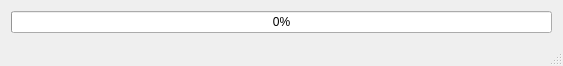
<?xml version="1.0" encoding="UTF-8"?>
<ui version="4.0">
 <class>ParallelPartitioner</class>
 <widget class="QMainWindow" name="ParallelPartitioner">
  <property name="geometry">
   <rect>
    <x>0</x>
    <y>0</y>
    <width>563</width>
    <height>63</height>
   </rect>
  </property>
  <property name="windowTitle">
   <string>ParallelPartitioner</string>
  </property>
  <widget class="QWidget" name="centralWidget">
   <layout class="QGridLayout" name="gridLayout">
    <item row="0" column="0">
     <widget class="QProgressBar" name="progressBar">
      <property name="value">
       <number>0</number>
      </property>
     </widget>
    </item>
   </layout>
  </widget>
  <widget class="QStatusBar" name="statusBar"/>
 </widget>
 <layoutdefault spacing="6" margin="11"/>
 <resources/>
 <connections/>
</ui>
